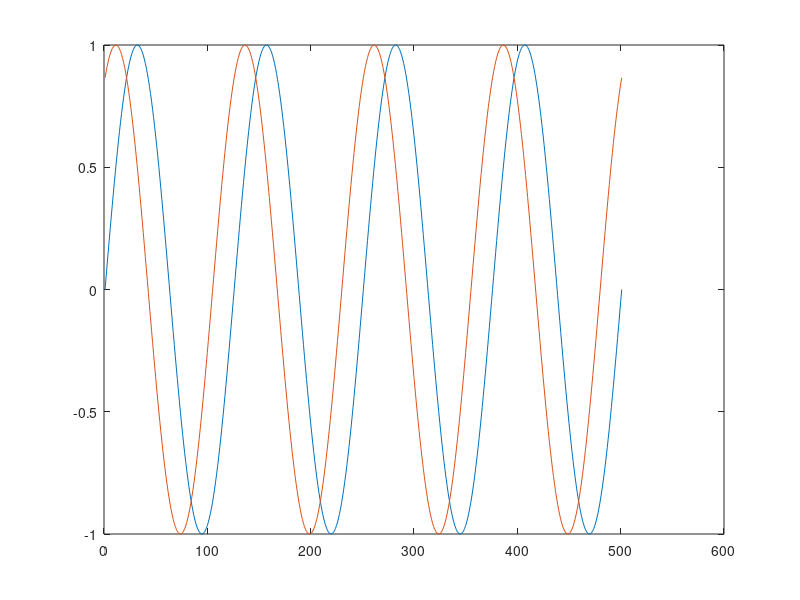

The MATLAB script that drew this image:
f = 4 ;
of = 500 ;
t = 0:1/of:1;
a = sin ( 2* pi * f *t);
b = sin ( 2* pi * f *t + pi / 3 );
kareToplam = sum(a.*a);
rmsDeger = sqrt( kareToplam / length(a) ) 

plot (a)
hold on 
plot (b)
